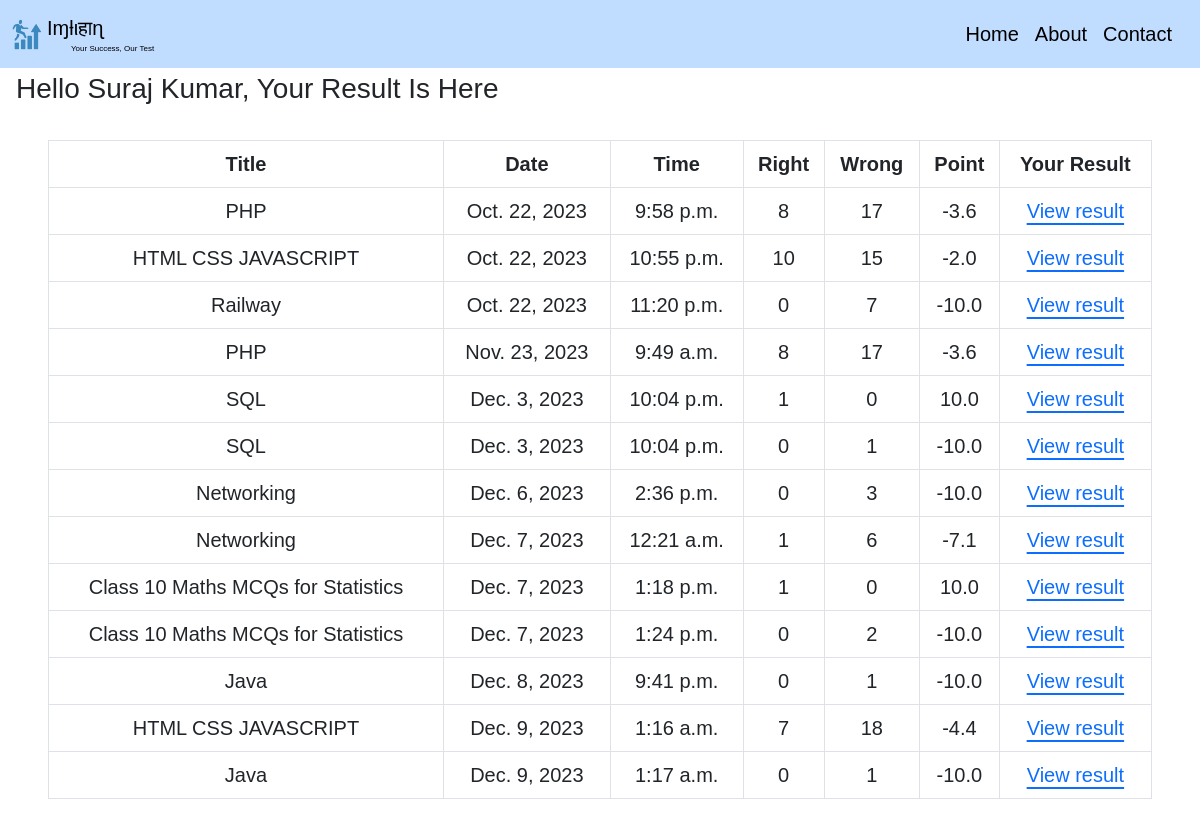
The app's page /testhistory (signed in), older data.
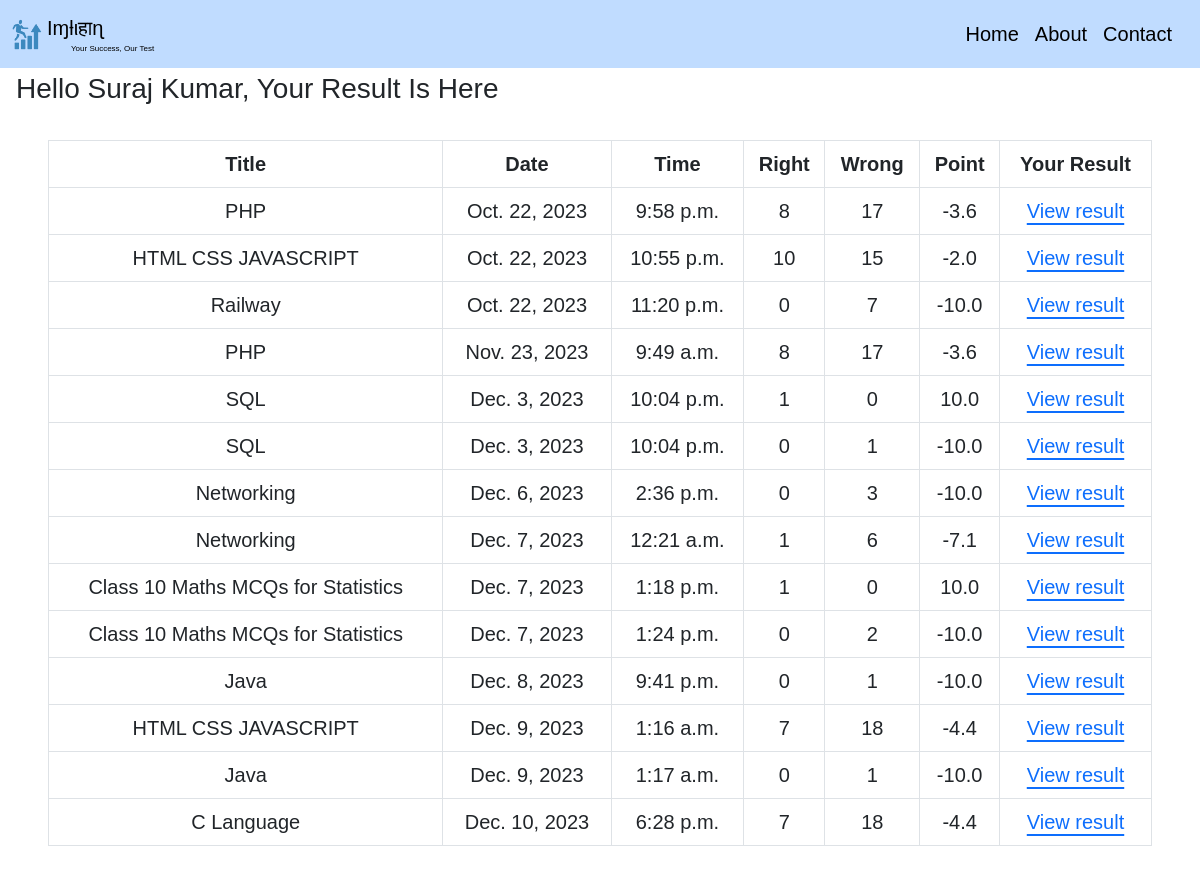
The same page, newer data.
### ots_app/models.py (models this page shows)
class Result(models.Model):
    resultid=models.BigAutoField(primary_key=True,auto_created=True)
    username=models.ForeignKey(Candidate,on_delete=models.CASCADE)
    title=models.CharField(max_length=20)
    date=models.DateField(auto_now=True)
    time=models.TimeField(auto_now=True)
    right=models.IntegerField()
    time_durations=models.CharField(max_length=50)
    wrong=models.IntegerField()
    points=models.FloatField()
    user_answer_option=models.TextField()

### ots_app/views.py (the view)
# urls.py: path('testhistory',oa.TestResultHistory,name='test-history'),
    def TestResultHistory(self,request):
        if 'name' not in request.session.keys():
            return HttpResponseRedirect('login',request)
        candidate=Result.objects.filter(username=request.session['username'])
        results=[]
        for i in candidate:
            temp={}
            temp['title']=i.title
            temp['date']=i.date
            temp['time']=i.time
            temp['right']=i.right
            temp['wrong']=i.wrong
            temp['points']=round((i.points),1)
            temp['user_answer_id']=i.resultid
            results.append(temp)
        return render(request,'history_test_list.html',{'title':'test-history','results':results,'name':request.session['name']})

### ots_app/templates/history_test_list.html
{% extends 'base.html' %}
{% block content %}
<div class=" mt-5 ">
    {% if results %}
        <h3 class="m-3 mb-4 pt-4">
            Hello {{name | capfirst }}, Your Result Is Here
        </h3>
        <div class="p-5 pt-0 overflow-auto main">
            <table class="table table-bordered text-center fs-5" style="min-width: 968px;">
                <thead >
                    <tr>
                        <th scope="col">Title</th>
                        <th scope="col">Date</th>
                        <th scope="col">Time</th>
                        <th scope="col">Right</th>
                        <th scope="col">Wrong</th>
                        <th scope="col">Point</th>
                        <th scope="col">Your Result</th>
                    </tr>
                </thead>
                <tbody>
                    {% for result in results %}
                        <tr>
                            <td>{{result.title}}</td>
                            <td>{{result.date}}</td>
                            <td>{{result.time}}</td>
                            <td>{{result.right}}</td>
                            <td>{{result.wrong}}</td>
                            <td>{{result.points}}</td>
                            <td><a href="{% url 'result-history' result.user_answer_id %}" class="link-offset-2 link-underline link-underline-opacity-100">View result</a></td>
                        </tr>
                    {% endfor %}
                </tbody>
            </table>
        </div>
        {% else %}
        <h3 class="m-5 pt-4 text-center">You have not attempted any test <a href="{% url 'home' %}">click here</a> to attempt test</h3>
    {% endif %}
</div>
{% endblock %}

### ots_app/templates/base.html (shortened to what this page needs)
<!DOCTYPE html>
{% load static %}
<html lang="en">
<head>
    <link rel="stylesheet" href="{% static 'enroll/css/bootstrap.css' %}">
    <link rel="stylesheet" href="{% static 'enroll/css/style.css' %}">
    <link rel="stylesheet" href="{% static 'enroll/css/welcome_style.css' %}">
    <link rel="stylesheet" href="{% static 'enroll/css/logins_style.css' %}">
    <link rel="stylesheet" href="{% static 'enroll/css/notification_style.css' %}">
    <link rel="stylesheet" href="{% static 'enroll/css/history_test_list.css' %}">
</head>
<header>
    <nav class="navbar  fixed-top" style="background-color:#7eb8ff7c;z-index:3">
        <div class="container-fluid">
            <a class="navbar-brand hamburger-flex">
                <div class="logo">
                    <div class="logo-img">
                        <button style="border:none;background-color: #7eb8ff00;" title="Home Page"
                            onclick="homePage()"><img src="{% static 'enroll/img/logo.png' %}" alt="logo.png"
                                style="width: 30px; "  ></button>
                    </div>
                    <div class="logo-name" style="color:#000000;font-size:20px ">
                        <p class="mb-0">Iɱƚιहाɳ</p>
                        <p style="font-size: 8px; " class="mb-0 ps-4">Your Success, Our Test</p>
                    </div>
                </div>
            </a>
              <div class="d-flex buttons-container fs-5 ">
                <a href="{% url 'home' %}" class="me-3  link-underline link-underline-opacity-0 button" type="submit">Home</a>
                <a href="{% url 'about' %}" class="me-3  link-underline link-underline-opacity-0 button" type="submit">About</a>
                <a href="{% url 'contact' %}" class="me-3 link-underline link-underline-opacity-0 button" type="submit">Contact</a>
              </div>
        </div>
    </nav>
</header>
<body>
    {% block content %}{% endblock content %}
</body>
</html>

### ots_app/static/enroll/css/style.css (style rules this page uses)
.logo { display: flex; align-items: center; }
.logo-img { margin-right: 5px; }

### ots_app/static/enroll/css/notification_style.css (style rules this page uses)
* { margin: 0; padding: 0; font-family: 'Poppins',sans-serif; box-sizing: border-box; }

### ots_app/static/enroll/css/history_test_list.css (style rules this page uses)
.main { min-width: 868px; height: 80vh; overflow-y: auto; position: relative; top: 10px; }
.main thead { position: sticky; top: 0px; }

### ots_app/templates/base.html (style rules this page uses)
div .button { color: #000000; }

Row changes from the older to the newer data that the page shows:
added Result: title "C Language", date "Dec. 10, 2023", time "6:28 p.m."
Text that changed along with them:
new list line: "7 18 -4.4 View result"
